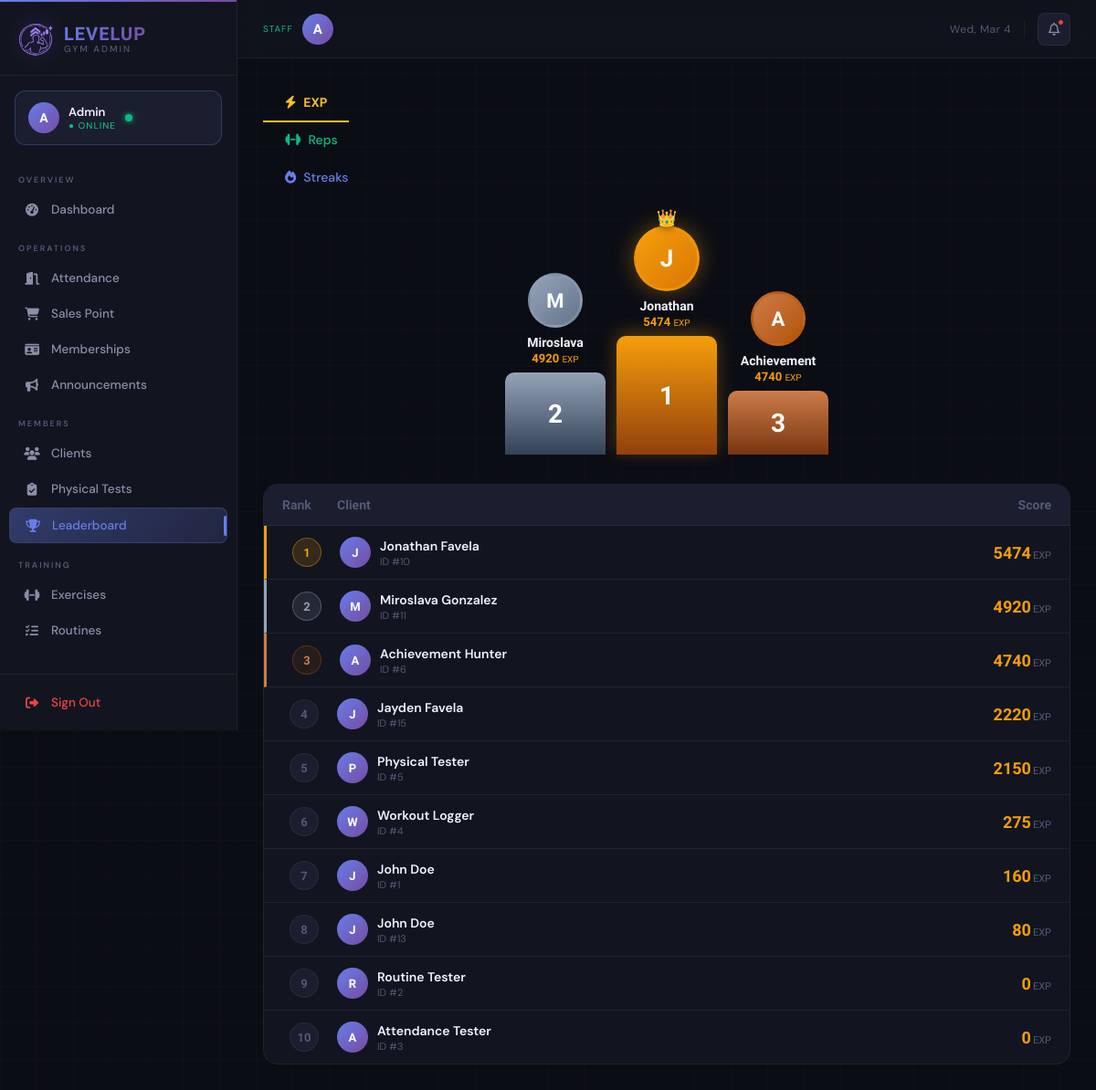
Page /admin/leaderboard on the committed database.
### tables this page shows
CREATE TABLE client_gamification (
                gamification_id INTEGER PRIMARY KEY AUTOINCREMENT,
                client_id INTEGER UNIQUE NOT NULL,
                current_level INTEGER DEFAULT 1,
                current_exp INTEGER DEFAULT 0,
                total_exp INTEGER DEFAULT 0,
                rank TEXT DEFAULT 'E',
                client_class TEXT,
                class_unlocked_at_level INTEGER, current_streak INTEGER DEFAULT 0, longest_streak INTEGER DEFAULT 0, total_reps INTEGER DEFAULT 0, workouts_completed INTEGER DEFAULT 0,
                FOREIGN KEY (client_id) REFERENCES clients(client_id) ON DELETE CASCADE
            );

CREATE TABLE clients (
                client_id INTEGER PRIMARY KEY AUTOINCREMENT,
                phone_number TEXT UNIQUE NOT NULL,
                pin_hash TEXT NOT NULL,
                first_name TEXT NOT NULL,
                last_name TEXT NOT NULL,
                email TEXT,
                date_of_birth DATE,
                gender TEXT,
                registration_date DATETIME DEFAULT CURRENT_TIMESTAMP,
                status TEXT DEFAULT 'active',
                profile_photo_path TEXT
            , fitness_goal TEXT DEFAULT NULL, preferred_split TEXT DEFAULT NULL);

### main.py (the view)
@app.route('/admin/leaderboard')
def admin_leaderboard():
    from controllers.leaderboard_controller import LeaderboardController
    leaderboard = LeaderboardController()
    top_exp = leaderboard.get_top_exp()
    top_reps = leaderboard.get_top_reps()
    top_streaks = leaderboard.get_top_streaks()
    print("Top EXP",top_exp)
    print("Top Streaks",top_streaks)
    return render_template(
        'admin/leaderboard.html',
        top_exp=top_exp,
        top_reps=top_reps,
        top_streaks=top_streaks
    )

### controllers/leaderboard_controller.py (called while the page is built)
    def get_top_exp(self, limit=10):
        query = """
            SELECT c.client_id, c.first_name || ' ' || c.last_name AS full_name,
                g.total_exp
            FROM clients c
            JOIN client_gamification g ON c.client_id = g.client_id
            ORDER BY g.total_exp DESC
            LIMIT ?
        """
        return self.db.execute_query(query, (limit,))

    def get_top_reps(self, limit=10):
        query = """
            SELECT c.client_id, c.first_name || ' ' || c.last_name AS full_name,
                   SUM(w.reps_completed) AS total_reps
            FROM clients c
            JOIN workout_logs w ON c.client_id = w.client_id
            GROUP BY c.client_id
            ORDER BY total_reps DESC
            LIMIT ?
        """
        return self.db.execute_query(query, (limit,))

    def get_top_streaks(self, limit=10):
        query = """
            SELECT c.client_id, c.first_name || ' ' || c.last_name AS full_name,
                g.current_streak
            FROM clients c
            JOIN client_gamification g ON c.client_id = g.client_id
            ORDER BY g.current_streak DESC
            LIMIT ?
        """
        result = self.db.execute_query(query, (limit,))
        print(dict(result[0]), dict(result[1]), dict(result[2]) )
        return self.db.execute_query(query, (limit,))

### database/db_manager.py (called while the page is built)
    def connect(self):
        self.conn = sqlite3.connect(self.db_name)
        self.conn.row_factory = sqlite3.Row  # Access columns by name
        self.cursor = self.conn.cursor()

    def disconnect(self):
        if self.conn:
            self.conn.close()

    def execute_query(self, query, params=None):
        self.connect()
        if params:
            self.cursor.execute(query, params)
        else:
            self.cursor.execute(query)
        results = self.cursor.fetchall()
        self.disconnect()
        return results

### templates/admin/leaderboard.html (shortened to what this page needs)
{% extends "admin/base.html" %}
{% block content %}
<nav class="lb-tabs">
    <button class="lb-tab-btn exp active" data-lb-tab="exp">
        <i class="fa-solid fa-bolt"></i> EXP
    </button>
    <button class="lb-tab-btn reps" data-lb-tab="reps">
        <i class="fa-solid fa-dumbbell"></i> Reps
    </button>
    <button class="lb-tab-btn streaks" data-lb-tab="streaks">
        <i class="fa-solid fa-fire"></i> Streaks
    </button>
</nav>
{% for category, rows, score_key, unit, color in [
    ('exp',     top_exp,     'total_exp',       'EXP',  '#f59e0b'),
    ('reps',    top_reps,    'total_reps',       'reps', '#10b981'),
    ('streaks', top_streaks, 'current_streak',   'days', '#7c3aed')
] %}
<div class="lb-panel {% if loop.first %}active{% endif %}" id="lb-{{ category }}">
    {% if rows %}
    <div class="podium-section">
        {% set order = [1, 0, 2] %}
        {% for slot_rank in [2, 1, 3] %}
            {% set idx = slot_rank - 1 %}
            {% if rows | length > idx %}
            {% set row = rows[idx] %}
            <div class="podium-slot rank-{{ slot_rank }}">
                <div class="podium-avatar">{{ row.full_name[0] | upper }}</div>
                <div class="podium-name">{{ row.full_name.split(' ')[0] }}</div>
                <div class="podium-value" style="color:{{ color }};">
                    {{ row[score_key] | default(0) }} <span style="font-size:10px; font-weight:500;">{{ unit }}</span>
                </div>
                <div class="podium-block">{{ slot_rank }}</div>
            </div>
            {% endif %}
        {% endfor %}
    </div>
    <div class="lb-list">
        <div class="lb-list-header">
            <span>Rank</span>
            <span>Client</span>
            <span style="text-align:right;">Score</span>
        </div>
        {% for row in rows %}
        <div class="lb-row {% if loop.index == 1 %}top-1{% elif loop.index == 2 %}top-2{% elif loop.index == 3 %}top-3{% endif %}">
            <div style="display:flex; justify-content:center;">
                <div class="lb-rank-badge">{{ loop.index }}</div>
            </div>
            <div class="lb-client-info">
                <div class="lb-mini-avatar">{{ row.full_name[0] | upper }}</div>
                <div>
                    <div class="lb-client-name">{{ row.full_name }}</div>
                    <div class="lb-client-sub">ID #{{ row.client_id }}</div>
                </div>
            </div>
            <div class="lb-score" style="color:{{ color }};">
                {{ row[score_key] | default(0) }}<span class="lb-score-unit">{{ unit }}</span>
            </div>
        </div>
        {% endfor %}
    </div>
    {% endif %}
</div>
{% endfor %}
{% endblock %}

### rows in the picture
client_gamification: total_exp "4920", full_name "M", full_name "Miroslava Gonzalez", client_id "11", total_exp "4920", unit "EXP"
client_gamification: total_exp "5474", full_name "J", full_name "Jonathan Favela", client_id "10", total_exp "5474", unit "EXP"
client_gamification: total_exp "4740", full_name "A", full_name "Achievement Hunter", client_id "6", total_exp "4740", unit "EXP"
client_gamification: full_name "J", full_name "Jayden Favela", client_id "15", total_exp "2220", unit "EXP"
client_gamification: full_name "P", full_name "Physical Tester", client_id "5", total_exp "2150", unit "EXP"
client_gamification: full_name "W", full_name "Workout Logger", client_id "4", total_exp "275", unit "EXP"
client_gamification: full_name "J", full_name "John Doe", client_id "1", total_exp "160", unit "EXP"
client_gamification: full_name "J", full_name "John Doe", client_id "13", total_exp "80", unit "EXP"
client_gamification: full_name "R", full_name "Routine Tester", client_id "2", total_exp "0", unit "EXP"
client_gamification: full_name "A", full_name "Attendance Tester", client_id "3", total_exp "0", unit "EXP"

### other values in the picture
{{ session.admin_username or 'Admin' }} "Admin"
{{ session.admin_role or 'staff' }} "STAFF"
{{ (session.admin_full_name or session.admin_username or 'A')[0]|upper }} "A"
{{ row.full_name[0] | upper }} "M" "J" "A"
{{ row.full_name.split(' ')[0] }} "Miroslava" "Jonathan" "Achievement"
{{ unit }} "EXP" "EXP" "EXP"
{{ slot_rank }} "2" "1" "3"
